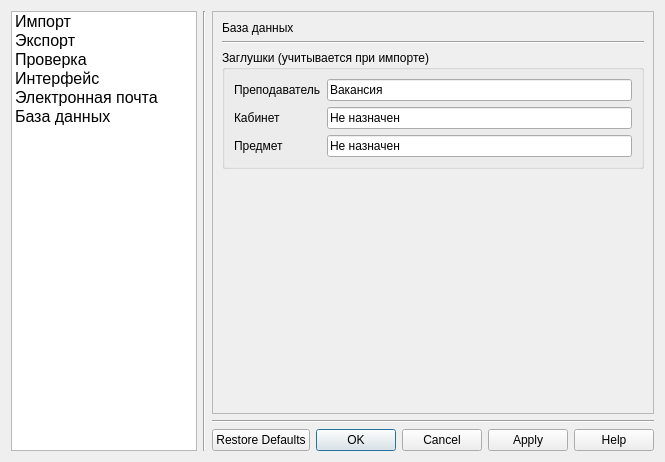
<?xml version="1.0" encoding="UTF-8"?>
<ui version="4.0">
 <class>SettingsDialog</class>
 <widget class="QDialog" name="SettingsDialog">
  <property name="geometry">
   <rect>
    <x>0</x>
    <y>0</y>
    <width>665</width>
    <height>462</height>
   </rect>
  </property>
  <property name="windowTitle">
   <string>Настройки</string>
  </property>
  <property name="locale">
   <locale language="Russian" country="RussianFederation"/>
  </property>
  <layout class="QHBoxLayout" name="horizontalLayout_2">
   <item>
    <layout class="QHBoxLayout" name="horizontalLayout">
     <item>
      <widget class="QListWidget" name="actionsListWidget">
       <property name="minimumSize">
        <size>
         <width>160</width>
         <height>300</height>
        </size>
       </property>
       <property name="showDropIndicator" stdset="0">
        <bool>false</bool>
       </property>
       <property name="isWrapping" stdset="0">
        <bool>false</bool>
       </property>
       <property name="layoutMode">
        <enum>QListView::SinglePass</enum>
       </property>
       <property name="spacing">
        <number>0</number>
       </property>
       <property name="viewMode">
        <enum>QListView::ListMode</enum>
       </property>
       <property name="uniformItemSizes">
        <bool>false</bool>
       </property>
       <property name="batchSize">
        <number>200</number>
       </property>
       <property name="wordWrap">
        <bool>true</bool>
       </property>
       <property name="selectionRectVisible">
        <bool>false</bool>
       </property>
       <item>
        <property name="text">
         <string>Импорт</string>
        </property>
        <property name="font">
         <font>
          <pointsize>12</pointsize>
          <weight>50</weight>
          <bold>false</bold>
         </font>
        </property>
        <property name="flags">
         <set>ItemIsSelectable|ItemIsUserCheckable|ItemIsEnabled</set>
        </property>
       </item>
       <item>
        <property name="text">
         <string>Экспорт</string>
        </property>
        <property name="font">
         <font>
          <pointsize>12</pointsize>
          <weight>50</weight>
          <bold>false</bold>
         </font>
        </property>
        <property name="flags">
         <set>ItemIsSelectable|ItemIsUserCheckable|ItemIsEnabled</set>
        </property>
       </item>
       <item>
        <property name="text">
         <string>Проверка</string>
        </property>
        <property name="font">
         <font>
          <pointsize>12</pointsize>
          <weight>50</weight>
          <bold>false</bold>
         </font>
        </property>
        <property name="flags">
         <set>ItemIsSelectable|ItemIsUserCheckable|ItemIsEnabled</set>
        </property>
       </item>
       <item>
        <property name="text">
         <string>Интерфейс</string>
        </property>
        <property name="font">
         <font>
          <pointsize>12</pointsize>
          <weight>50</weight>
          <bold>false</bold>
         </font>
        </property>
        <property name="flags">
         <set>ItemIsSelectable|ItemIsUserCheckable|ItemIsEnabled</set>
        </property>
       </item>
       <item>
        <property name="text">
         <string>Электронная почта</string>
        </property>
        <property name="font">
         <font>
          <pointsize>12</pointsize>
          <weight>50</weight>
          <italic>false</italic>
          <bold>false</bold>
          <underline>false</underline>
          <strikeout>false</strikeout>
         </font>
        </property>
        <property name="flags">
         <set>ItemIsSelectable|ItemIsUserCheckable|ItemIsEnabled</set>
        </property>
       </item>
       <item>
        <property name="text">
         <string>База данных</string>
        </property>
        <property name="font">
         <font>
          <pointsize>12</pointsize>
          <weight>50</weight>
          <bold>false</bold>
         </font>
        </property>
        <property name="flags">
         <set>ItemIsSelectable|ItemIsUserCheckable|ItemIsEnabled</set>
        </property>
       </item>
      </widget>
     </item>
     <item>
      <widget class="Line" name="verticalLine">
       <property name="orientation">
        <enum>Qt::Vertical</enum>
       </property>
      </widget>
     </item>
     <item>
      <layout class="QVBoxLayout" name="verticalLayout">
       <property name="leftMargin">
        <number>0</number>
       </property>
       <property name="bottomMargin">
        <number>0</number>
       </property>
       <item>
        <widget class="QStackedWidget" name="stackedWidget">
         <property name="frameShape">
          <enum>QFrame::StyledPanel</enum>
         </property>
         <property name="frameShadow">
          <enum>QFrame::Plain</enum>
         </property>
         <property name="currentIndex">
          <number>5</number>
         </property>
         <widget class="QWidget" name="Import">
          <layout class="QVBoxLayout" name="verticalLayout_3">
           <item>
            <layout class="QVBoxLayout" name="verticalLayout_2">
             <item>
              <widget class="QLabel" name="label">
               <property name="text">
                <string>Импорт</string>
               </property>
              </widget>
             </item>
             <item>
              <widget class="Line" name="line">
               <property name="orientation">
                <enum>Qt::Horizontal</enum>
               </property>
              </widget>
             </item>
             <item>
              <spacer name="verticalSpacer">
               <property name="orientation">
                <enum>Qt::Vertical</enum>
               </property>
               <property name="sizeHint" stdset="0">
                <size>
                 <width>20</width>
                 <height>40</height>
                </size>
               </property>
              </spacer>
             </item>
            </layout>
           </item>
          </layout>
         </widget>
         <widget class="QWidget" name="export">
          <layout class="QVBoxLayout" name="verticalLayout_5">
           <item>
            <layout class="QVBoxLayout" name="verticalLayout_4">
             <item>
              <widget class="QLabel" name="label_2">
               <property name="text">
                <string>Экспорт</string>
               </property>
              </widget>
             </item>
             <item>
              <widget class="Line" name="line_2">
               <property name="orientation">
                <enum>Qt::Horizontal</enum>
               </property>
              </widget>
             </item>
             <item>
              <spacer name="verticalSpacer_2">
               <property name="orientation">
                <enum>Qt::Vertical</enum>
               </property>
               <property name="sizeHint" stdset="0">
                <size>
                 <width>20</width>
                 <height>40</height>
                </size>
               </property>
              </spacer>
             </item>
            </layout>
           </item>
          </layout>
         </widget>
         <widget class="QWidget" name="verify">
          <layout class="QVBoxLayout" name="verticalLayout_7">
           <item>
            <layout class="QVBoxLayout" name="verticalLayout_6">
             <item>
              <widget class="QLabel" name="label_3">
               <property name="text">
                <string>Проверка</string>
               </property>
              </widget>
             </item>
             <item>
              <widget class="Line" name="line_3">
               <property name="orientation">
                <enum>Qt::Horizontal</enum>
               </property>
              </widget>
             </item>
             <item>
              <spacer name="verticalSpacer_3">
               <property name="orientation">
                <enum>Qt::Vertical</enum>
               </property>
               <property name="sizeHint" stdset="0">
                <size>
                 <width>20</width>
                 <height>40</height>
                </size>
               </property>
              </spacer>
             </item>
            </layout>
           </item>
          </layout>
         </widget>
         <widget class="QWidget" name="interface">
          <layout class="QVBoxLayout" name="verticalLayout_9">
           <item>
            <layout class="QVBoxLayout" name="verticalLayout_8">
             <item>
              <widget class="QLabel" name="label_4">
               <property name="text">
                <string>Интерфейс</string>
               </property>
              </widget>
             </item>
             <item>
              <widget class="Line" name="line_4">
               <property name="orientation">
                <enum>Qt::Horizontal</enum>
               </property>
              </widget>
             </item>
             <item>
              <spacer name="verticalSpacer_4">
               <property name="orientation">
                <enum>Qt::Vertical</enum>
               </property>
               <property name="sizeHint" stdset="0">
                <size>
                 <width>20</width>
                 <height>40</height>
                </size>
               </property>
              </spacer>
             </item>
            </layout>
           </item>
          </layout>
         </widget>
         <widget class="QWidget" name="email">
          <layout class="QVBoxLayout" name="verticalLayout_11">
           <item>
            <layout class="QVBoxLayout" name="verticalLayout_10">
             <item>
              <widget class="QLabel" name="label_5">
               <property name="text">
                <string>Настройки электронной почты</string>
               </property>
              </widget>
             </item>
             <item>
              <widget class="Line" name="line_5">
               <property name="orientation">
                <enum>Qt::Horizontal</enum>
               </property>
              </widget>
             </item>
             <item>
              <layout class="QGridLayout" name="gridLayout_4">
               <item row="0" column="0">
                <widget class="QLineEdit" name="emailLineEdit"/>
               </item>
               <item row="1" column="0">
                <widget class="QLineEdit" name="passwordLineEdit">
                 <property name="inputMask">
                  <string/>
                 </property>
                 <property name="echoMode">
                  <enum>QLineEdit::Password</enum>
                 </property>
                </widget>
               </item>
               <item row="0" column="1">
                <widget class="QLabel" name="emailLabel">
                 <property name="text">
                  <string>E-mail</string>
                 </property>
                </widget>
               </item>
               <item row="1" column="1">
                <widget class="QLabel" name="passLabel">
                 <property name="text">
                  <string>Password</string>
                 </property>
                </widget>
               </item>
              </layout>
             </item>
             <item>
              <spacer name="verticalSpacer_5">
               <property name="orientation">
                <enum>Qt::Vertical</enum>
               </property>
               <property name="sizeHint" stdset="0">
                <size>
                 <width>20</width>
                 <height>40</height>
                </size>
               </property>
              </spacer>
             </item>
            </layout>
           </item>
          </layout>
         </widget>
         <widget class="QWidget" name="database">
          <layout class="QVBoxLayout" name="verticalLayout_13">
           <item>
            <layout class="QVBoxLayout" name="verticalLayout_12">
             <item>
              <widget class="QLabel" name="label_6">
               <property name="text">
                <string>База данных</string>
               </property>
              </widget>
             </item>
             <item>
              <widget class="Line" name="line_6">
               <property name="orientation">
                <enum>Qt::Horizontal</enum>
               </property>
              </widget>
             </item>
             <item>
              <widget class="QGroupBox" name="groupBox">
               <property name="title">
                <string>Заглушки (учитывается при импорте)</string>
               </property>
               <layout class="QGridLayout" name="gridLayout_3">
                <item row="0" column="0">
                 <layout class="QGridLayout" name="gridLayout_2">
                  <item row="2" column="1">
                   <widget class="QLineEdit" name="subjectStubLineEdit">
                    <property name="text">
                     <string>Не назначен</string>
                    </property>
                   </widget>
                  </item>
                  <item row="0" column="1">
                   <widget class="QLineEdit" name="lecturerStubLineEdit">
                    <property name="text">
                     <string>Вакансия</string>
                    </property>
                   </widget>
                  </item>
                  <item row="1" column="1">
                   <widget class="QLineEdit" name="cabinetStubLineEdit">
                    <property name="text">
                     <string>Не назначен</string>
                    </property>
                   </widget>
                  </item>
                  <item row="0" column="0">
                   <widget class="QLabel" name="label_11">
                    <property name="text">
                     <string>Преподаватель</string>
                    </property>
                   </widget>
                  </item>
                  <item row="1" column="0">
                   <widget class="QLabel" name="label_12">
                    <property name="text">
                     <string>Кабинет</string>
                    </property>
                   </widget>
                  </item>
                  <item row="2" column="0">
                   <widget class="QLabel" name="label_13">
                    <property name="text">
                     <string>Предмет</string>
                    </property>
                   </widget>
                  </item>
                 </layout>
                </item>
               </layout>
              </widget>
             </item>
             <item>
              <spacer name="verticalSpacer_6">
               <property name="orientation">
                <enum>Qt::Vertical</enum>
               </property>
               <property name="sizeHint" stdset="0">
                <size>
                 <width>20</width>
                 <height>40</height>
                </size>
               </property>
              </spacer>
             </item>
            </layout>
           </item>
          </layout>
         </widget>
        </widget>
       </item>
       <item>
        <widget class="Line" name="horizontalLine">
         <property name="orientation">
          <enum>Qt::Horizontal</enum>
         </property>
        </widget>
       </item>
       <item>
        <widget class="QDialogButtonBox" name="buttonBox">
         <property name="orientation">
          <enum>Qt::Horizontal</enum>
         </property>
         <property name="standardButtons">
          <set>QDialogButtonBox::Apply|QDialogButtonBox::Cancel|QDialogButtonBox::Help|QDialogButtonBox::Ok|QDialogButtonBox::RestoreDefaults</set>
         </property>
         <property name="centerButtons">
          <bool>false</bool>
         </property>
        </widget>
       </item>
      </layout>
     </item>
    </layout>
   </item>
  </layout>
 </widget>
 <resources/>
 <connections/>
</ui>
